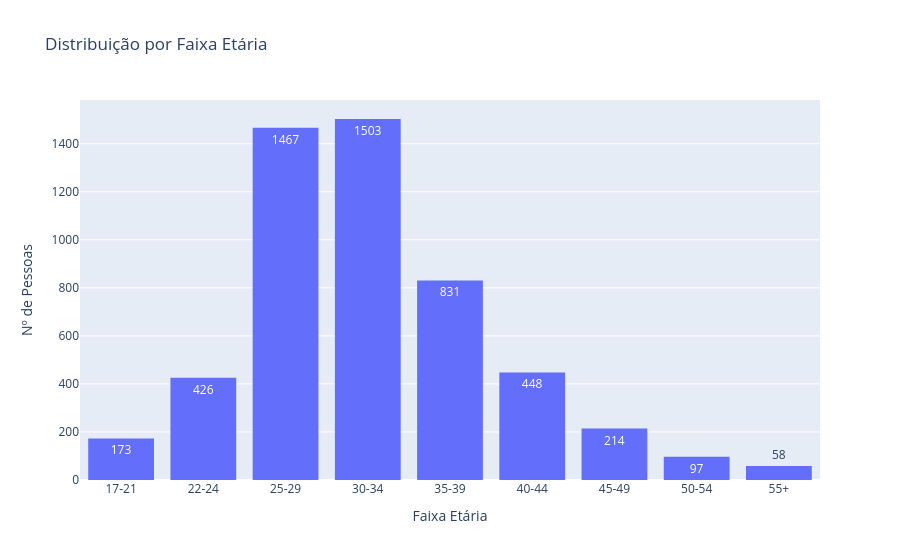

The notebook cell this image was saved under:
### Markdown cell above
##### 5.1 Distribuição por Faixa Etária

### Code cell
g1 = px.histogram(
    df,
    x="1.a.1_faixa_idade",
    title="Distribuição por Faixa Etária",
    text_auto=True,
)
g1.update_layout(xaxis_title="Faixa Etária", yaxis_title="Nº de Pessoas")
g1.show()

### Figure 1 — Plotly figure (JSON) as saved in the notebook; plotly's stock layout.template omitted (floating-point values rounded to 4 significant figures; data arrays with more than 128 entries replaced by an {"elided": "..."} marker saying what was removed)
{"data": [{"bingroup": "x", "hovertemplate": "1.a.1_faixa_idade=%{x}<br>count=%{y}<extra></extra>", "legendgroup": "", "marker": {"color": "#636efa", "pattern": {"shape": ""}}, "name": "", "orientation": "v", "showlegend": false, "texttemplate": "%{value}", "type": "histogram", "x": {"elided": "5217 str values"}, "xaxis": "x", "yaxis": "y"}], "layout": {"barmode": "relative", "legend": {"tracegroupgap": 0}, "title": {"text": "Distribuição por Faixa Etária"}, "xaxis": {"anchor": "y", "domain": [0, 1], "title": {"text": "Faixa Etária"}}, "yaxis": {"anchor": "x", "domain": [0, 1], "title": {"text": "Nº de Pessoas"}}}}
